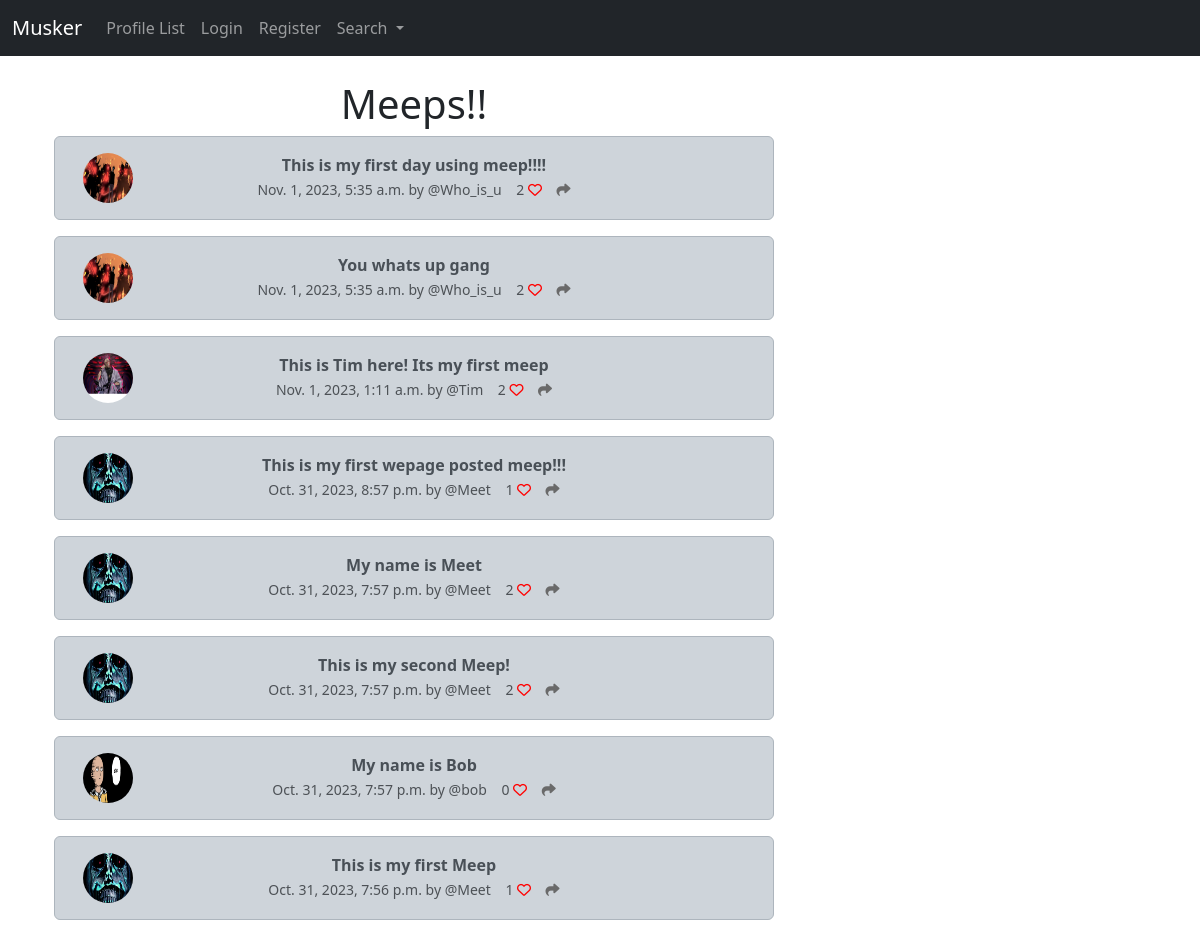
The page / on the database its author committed.
### app1/models.py (models this page shows, shortened)
class Meep(models.Model):
    user = models.ForeignKey( User, related_name="meeps", on_delete=models.DO_NOTHING)
    body= models.CharField(max_length=200)
    created_at = models.DateTimeField(auto_now_add=True)
    likes = models.ManyToManyField(User, related_name="meep_like", blank=True)
    def number_of_likes(self):
        return self.likes.count()

class Profile(models.Model):
    user = models.OneToOneField(User, on_delete=models.CASCADE)
    follows = models.ManyToManyField("self",
                related_name ="followed_by",
                symmetrical=False,
                blank=True)
    date_modified = models.DateTimeField(User, auto_now=True)
    profile_image = models.ImageField(null = True, blank = True, upload_to="images/")
    profile_bio = models.CharField(null=True, blank = True, max_length=200)
    homepage_link = models.CharField(null=True, blank = True, max_length=500)
    facebook_link = models.CharField(null=True, blank = True, max_length=500)
    instagram_link = models.CharField(null=True, blank = True, max_length=500)
    linkedin_link = models.CharField(null=True, blank = True, max_length=500)

### app1/views.py (the view)
# urls.py: path('', views.home, name="home"),
def home(request):
    if request.user.is_authenticated:
        form =MeepForm(request.POST or None)
        if request.method == "POST":
            if form.is_valid():
                meep = form.save(commit = False)
                meep.user = request.user
                meep.save()
                messages.success(request,("Your meep has been posted!!"))
                return redirect('home')
        meeps = Meep.objects.all().order_by("-created_at")
        return render(request,'home.html', {"meeps" : meeps, "form" : form})
    else:
        meeps = Meep.objects.all().order_by("-created_at")
        return render(request,'home.html', {"meeps" : meeps})

### app1/templates/home.html (shortened to what this page needs)
{% extends 'base.html' %}
{% load static %}
{% block content %}
<div class="container text-center">
    <div class="row">
        <div class ="col-8">
    <h1>Meeps!!</h1>
    {% for meep in meeps %}
    <div class="alert alert-dark" role="alert">
      <div class="container">
        <div class="row">
          <div class="col-1">
            {% if meep.user.profile.profile_image %}
            <img src="{{meep.user.profile.profile_image.url}}" width =50 height=50 class="rounded-circle" alt = "{{profile.user.username}}">
            {% else %}
            <img src = "{% static 'images/default1.png' %}" width =50 height=50 class="rounded-circle" alt = "{{profile.user.username}}">
            {% endif %}
          </div>
          <div class="col-10">
      <strong>{{ meep.body }}</strong><br/>
      <small class="text-muted">
          {{meep.created_at}} by
          @{{meep.user.username}}
          &nbsp;&nbsp; {{meep.number_of_likes}}
          {% if user in meep.likes.all %}
           <a href="{% url 'meep_like' meep.id %}">
            <i class="fa-solid fa-heart" style="color:red"></i></a>
           {% else %}
           <a href="{% url 'meep_like' meep.id %}">
            <i class="fa fa-heart-o" style="color:red"></i></a>
           {% endif %}
           <a href="{% url 'meep_show' meep.id %}"><i class="fa-solid fa-share" style="color:rgb(106, 106, 106)"></i></a>
      </small>
      </div>
      <br/><br/></div></div></div>
      {% endfor %}
      </div>
      </div>
{% endblock %}

### rows shown on the page
Meep: user.profile.profile_image (picture), body "This is my first day using meep!!!!", created_at "Nov. 1, 2023, 5:35 a.m.", user.username "Who_is_u", number_of_likes "2"
Meep: user.profile.profile_image (picture), body "You whats up gang", created_at "Nov. 1, 2023, 5:35 a.m.", user.username "Who_is_u", number_of_likes "2"
Meep: user.profile.profile_image (picture), body "This is Tim here! Its my first meep", created_at "Nov. 1, 2023, 1:11 a.m.", user.username "Tim", number_of_likes "2"
Meep: user.profile.profile_image (picture), body "This is my first wepage posted meep!!!", created_at "Oct. 31, 2023, 8:57 p.m.", user.username "Meet", number_of_likes "1"
Meep: user.profile.profile_image (picture), body "My name is Meet", created_at "Oct. 31, 2023, 7:57 p.m.", user.username "Meet", number_of_likes "2"
Meep: user.profile.profile_image (picture), body "This is my second Meep!", created_at "Oct. 31, 2023, 7:57 p.m.", user.username "Meet", number_of_likes "2"
Meep: user.profile.profile_image (picture), body "My name is Bob", created_at "Oct. 31, 2023, 7:57 p.m.", user.username "bob", number_of_likes "0"
Meep: user.profile.profile_image (picture), body "This is my first Meep", created_at "Oct. 31, 2023, 7:56 p.m.", user.username "Meet", number_of_likes "1"
